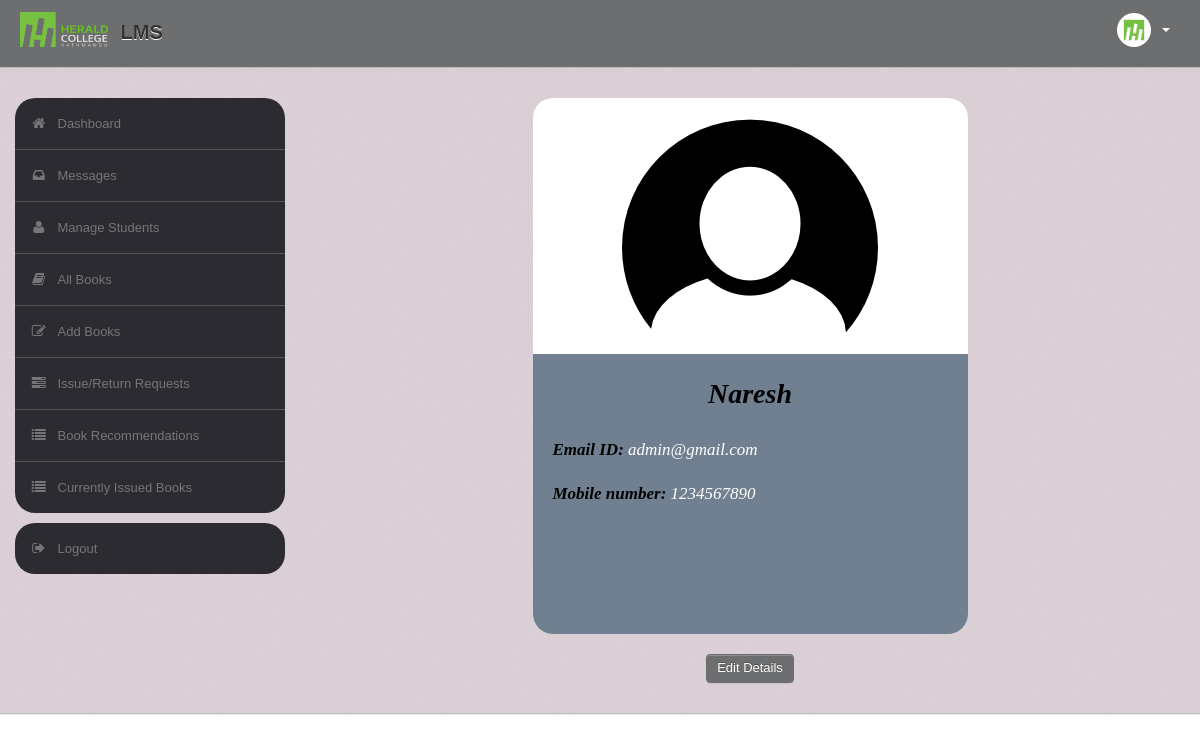
The page /admin/index.php (signed in) on the database its author committed.
### tables this page shows
CREATE TABLE `user` (
  `UserId` varchar(50) NOT NULL,
  `Name` varchar(50) DEFAULT NULL,
  `Type` varchar(50) DEFAULT NULL,
  `Category` varchar(50) DEFAULT NULL,
  `EmailId` varchar(50) DEFAULT NULL,
  `MobNo` bigint(11) DEFAULT NULL,
  `Password` varchar(50) DEFAULT NULL
);

### admin/index.php (the view, shortened to what this page needs)
<?php
require('dbconn.php');
?>
<?php
if ($_SESSION['UserId']) {
    ?>
<!DOCTYPE html>
<html lang="en">
    <head>
        <link type="text/css" href="bootstrap/css/bootstrap.min.css" rel="stylesheet">
        <link type="text/css" href="bootstrap/css/bootstrap-responsive.min.css" rel="stylesheet">
        <link type="text/css" href="css/theme.css" rel="stylesheet">
        <link type="text/css" href="images/icons/css/font-awesome.css" rel="stylesheet">
    </head>
    <body>
        <div class="navbar navbar-fixed-top">
            <div class="navbar-inner">
                <div class="container">
                        <a class="brand" href="home.php"><img src="images/nn.png" class="logo" />  LMS </a>
                    <div class="nav-collapse collapse navbar-inverse-collapse">
                        <ul class="nav pull-right">
                            <li class="nav-user dropdown"><a href="#" class="dropdown-toggle" data-toggle="dropdown">
                                <img src="images/user.png" class="nav-avatar" />
                                <b class="caret"></b></a>
                            </li>
                        </ul>
                    </div>
                </div>
            </div>
        </div>
        <div class="wrapper">
            <div class="container">
                <div class="row">
                    <div class="span3">
                        <div class="sidebar">
                            <ul class="widget widget-menu unstyled">
                                <li class="active"><a href="home.php"><i class="menu-icon icon-home"></i>Dashboard
                                </a></li>
                                 <li><a href="message.php"><i class="menu-icon icon-inbox"></i>Messages</a>
                                </li>
                                <li><a href="student.php"><i class="menu-icon icon-user"></i>Manage Students </a>
                                </li>
                                <li><a href="book.php"><i class="menu-icon icon-book"></i>All Books </a></li>
                                <li><a href="addbook.php"><i class="menu-icon icon-edit"></i>Add Books </a></li>
                                <li><a href="requests.php"><i class="menu-icon icon-tasks"></i>Issue/Return Requests </a></li>
                                <li><a href="recommendations.php"><i class="menu-icon icon-list"></i>Book Recommendations </a></li>
                                <li><a href="current.php"><i class="menu-icon icon-list"></i>Currently Issued Books </a></li>
                            </ul>
                            <ul class="widget widget-menu unstyled">
                                <li><a href="logout.php"><i class="menu-icon icon-signout"></i>Logout </a></li>
                            </ul>
                        </div>
                    </div>
                    <div class="span9">
                        <center>
                            <div class="card" style="width: 50%;">
                                <img class="card-img-top" src="images/profile2.png" alt="Card image cap">
                                <div class="card-body">
                                <?php
                                $rollno = $_SESSION['UserId'];
                                $sql="select * from LMS.user where UserId='$rollno'";
                                $result=$conn->query($sql);
                                $row=$result->fetch_assoc();
                                $name=$row['Name'];
                                $email=$row['EmailId'];
                                $mobno=$row['MobNo'];
                                ?>
                                    <i>
                                    <h1 class="card-title"><center><?php echo $name ?></center></h1>
                                    <br>
                                    <p><b>Email ID: </b><?php echo $email ?></p>
                                    <br>
                                    <p><b>Mobile number: </b><?php echo $mobno ?></p>
                                </i>
                                </div>
                            </div>
                        <br>
                        <a href="edit_admin_details.php" class="btn btn-primary">Edit Details</a>
                        </center>
                    </div>
                </div>
            </div>
        </div>
    </body>
</html>
<?php }
else {
    echo "<script type='text/javascript'>alert('Access Denied!!!')</script>";
} ?>

### admin/css/theme.css (style rules this page uses)
body { font-size: 13px; font-family: 'Open Sans', Arial, sans-serif; background: #fff; color: #777 }
h1, h2, h3, h4, h5, h6 { color: #333; margin-top: 0 }
h1 { font-size: 28px }
strong, b { color: #555 }
.wrapper { background: url(../images/bg.png) #cec1c8; border-bottom: 1px solid #bbb; -webkit-box-shadow: 0 1px 2px rgba(0,0,0,0.1); -moz-box-shadow: 0 1px 2px rgba(0,0,0,0.1); box-shadow: 0 1px 2px rgba(0,0,0,0.1); padding: 30px 0 }
body [class^="icon-"], body [class*=" icon-"] { font-size: 14px; line-height: 20px; height: 20px }
body { font-family: Arial, sans-serif; }
.navbar { position: static!important; margin: 0!important }
.navbar .navbar-inner { background: #6d6e70; border-bottom: 1px solid #bbb; -webkit-box-shadow: 0 1px 2px rgba(0,0,0,0.15); -moz-box-shadow: 0 1px 2px rgba(0,0,0,0.15); box-shadow: 0 1px 2px rgba(0,0,0,0.15) }
.navbar .brand { color: #333; font-weight: bold; font-size: 20px; margin-right: 20px; padding: 20px }
.logo { width: 90px; height: 35px; margin: -8px 5px 0 ; }
.navbar .nav>li>a { padding: 20px 15px; font-weight: bold; color: #777 }
.nav-user>a { height: 20px }
.nav-avatar { width: 34px; height: 34px; margin: -7px 5px 0 0; -webkit-border-radius: 50%; -moz-border-radius: 50%; border-radius: 50% }
.btn, .btn-box { -webkit-border-radius: 3px; -moz-border-radius: 3px; border-radius: 3px }
.btn { font-size: 13px; font-weight: 600 }
.btn { display: inline-block; margin-bottom: 0; font-weight: 400; text-align: center; vertical-align: middle; cursor: pointer; background-color: #6d6e70; color: #fff; background-image: none; border: 1px solid transparent; white-space: nowrap; padding: 4px 10px; font-size: 13px; line-height: 1.42857; border-radius: 4px; -webkit-user-select: none; -moz-user-select: none; -ms-user-select: none; user-select: none }
.btn-primary { color: #fff; background-color: #6d6e70; border-color: #6d6e70; }
.widget-menu { background: #fff; -webkit-border-radius: 3px; -moz-border-radius: 3px; border-radius: 20px; overflow: hidden }
.widget-menu a { color: #555; display: block; line-height: 20px; padding: 15px; text-decoration: none!important }
.widget-menu .menu-icon { margin-right: 10px; color: #767676; -webkit-transition: all .2s ease-in-out; -moz-transition: all .2s ease-in-out; transition: all .2s ease-in-out; }
.widget-menu>li+li { border-top: 1px solid #555 }
.widget-menu>li>a { background-color: #2d2b32; color: #767676; -webkit-transition: all .2s ease-in-out; -moz-transition: all .2s ease-in-out; transition: all .2s ease-in-out; }
.card { border-radius: 20px; font-family: "Times New Roman", Times, serif; background: rgb(255, 255, 255); }
.card-body { height: 240px; padding: 20px; background: rgb(112, 128, 144); text-align: left; color: rgb(255, 255, 255); border-bottom-right-radius: 20px; border-bottom-left-radius: 20px; line-height: 17px; }
.card-body p { font-size: 17px; }
.card-body h1 { color: rgb(0, 0, 0); }
.card-body b { color: rgb(0, 0 , 0); }

### rows shown on the page
user: Name "Naresh", EmailId "admin@gmail.com", MobNo "1234567890"
